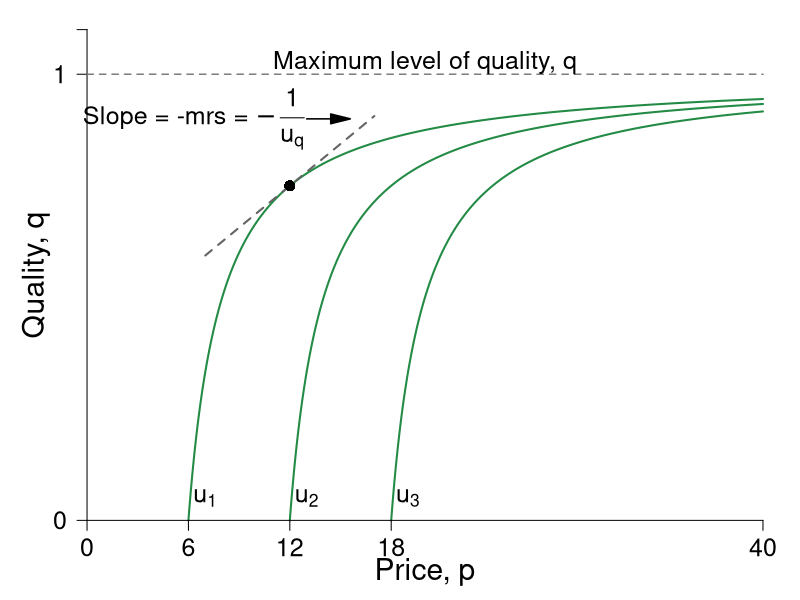

Source code (R):
require(ggplot2)
require(shape)
pdf(file = "information_power/ch11_fig3.pdf", width = 9, height = 7)

#Set parameters for graphics
pointsize <- 1.8
axislabelsize <- 1.8
labelsize <- 1.5
namesize <- 1.8
annotatesize <- 1.5
graphlinewidth <- 2
segmentlinewidth <- 1.5

#Parameters for figures
u1 <- 4
u2 <- 10
u3 <- 16
delta1 <- 2
delta2 <- 2
delta3 <- 2

indiffFn1 <- function(p, u1 = 4, delta1 = 2) {
  1 - (delta1) / (p - u1)
}

indiffFn2 <- function(p, u2 = 10, delta2 = 2) {
  1 - (delta2) / (p - u2)
}

indiffFn3 <- function(p, u3 = 16, delta3 = 2) {
  1 - (delta3) / (p - u3)
}

#The derivative for the function q = 1 - delta/(p - u) = delta/p - u)^2;
#From that we get the derivative and substitute in the relevant values
#for delta, u and p; that is we get a slope of 1/32
#But we also need the intercept; 0.375 above, or q/2 as it stood
tangentLine <- function(p){
  0.375 + (1/32)*p
}

COL <- c("#bae4b3", "#74c476", "#238b45")
COLA <- c("#e0f3db", "#99d8c9","#66c2a4","#41ae76", "#238b45", "#005824")
COLB <- c("#c6dbef", "#4eb3d3", "#2b8cbe", "#0868ac","#084081")
COLC <- c("#fcfbfd", "#efedf5", "#dadaeb", "#bcbddc", "#9e9ac8", "#807dba", "#6a51a3", "#54278f", "#3f007d")
grays <- gray.colors(25, start = 1, end = 0)

par(mar =  c(3, 3, .5, .5))
xlims <- c(0, 40)
ylims <- c(0, 1.1)


plot(0, 0, xlim = xlims, ylim = ylims, type = "n",
     xlab = "",
     ylab = "",
     xaxt = "n", yaxt = "n", cex.lab = axislabelsize, bty = "n")

mtext(expression(paste("Price, ", p)), side=1, line = 1.5, cex = axislabelsize)
text(-3, ylims[2] - 0.5*(ylims[2] - ylims[1]), expression(paste("Quality, ", q)), xpd = TRUE, cex = axislabelsize, srt = 90) 


npts <- 500 
#xx1 <- seq(0, xlims[2], length.out = npts)
xx1 <- seq(u1 + delta1, xlims[2], length.out = npts)
xx2 <- seq(u2 + delta2, xlims[2], length.out = npts)
xx3 <- seq(u3 + delta3, xlims[2], length.out = npts)
xx4 <- seq(7, 17, 0.01)




#Draw the lines for the graphs
lines(xx1, indiffFn1(xx1), col = COLA[5], lwd = graphlinewidth)
lines(xx2, indiffFn2(xx2), col = COLA[5], lwd = graphlinewidth)
lines(xx3, indiffFn3(xx3), col = COLA[5], lwd = graphlinewidth)
lines(xx4, tangentLine(xx4), col = grays[22], lty = 2, lwd = graphlinewidth)

#Customize ticks and labels for the plot
ticksy <- c(0, 1, 1.1)
ylabels <- c(0, 1, NA)
ticksx <- c(0, 6, 12, 18, 40)
xlabels <- c(0, 6, 12, 18, 40)
axis(1, at = ticksx, pos = 0, labels = xlabels, cex.axis = labelsize)
axis(2, at = ticksy, pos = 0, labels = ylabels, las = 1, cex.axis = labelsize)

#Annotation of the three indifference curves
text(7, 0.05, expression(paste(u[1])), cex = labelsize)
text(13, 0.05, expression(paste(u[2])), cex = labelsize)
text(19, 0.05, expression(paste(u[3])), cex = labelsize)

#Line for the max quality, q = 1 
segments(0, 1, 40, 1, lty = 2, col = grays[20], lwd = segmentlinewidth)
#Annotating line of 100% quality
text(20, 1.025, expression(paste("Maximum level of quality, q")), cex = labelsize)

#Add a point for the tangency
points(12, 0.75, pch = 16, col = "black", cex = 1.5)

#Arrow to Slope of BRF
Arrows(13, .9, 15, .9, col = "black", lty = 1, lwd = 1.5, arr.type = "triangle")
text(6.3, 0.9, expression(paste("Slope = -mrs = ", -frac(1, u[q]))), cex = labelsize)
#text(5, 0.8, expression(paste(" = ", frac((1-q)^2,  underline("u")))), cex = labelsize)
dev.off()
